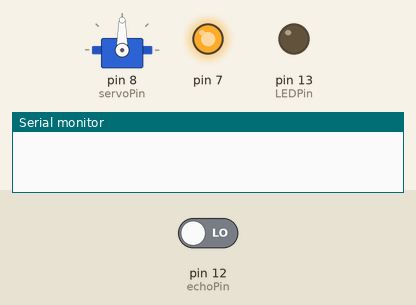
Recording of a sketch running on a simulated Arduino Uno, built with avr-gcc and run on an emulated ATmega328P. On the bench: servo, output pins drawn as LEDs (lit = HIGH), the last lines printed to the serial monitor. Inputs (shaded band) come from the test bench; at power-on: pin 12 (echoPin) LOW. Pins used as bus, display or sensor lines are not drawn.

Above: at 0.1 s.
At 4.13 s:
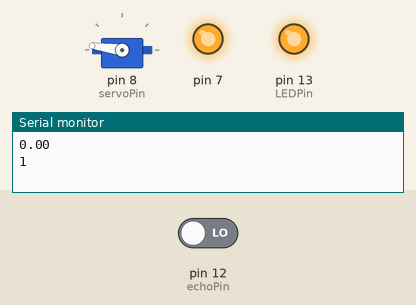
At 8.45 s:
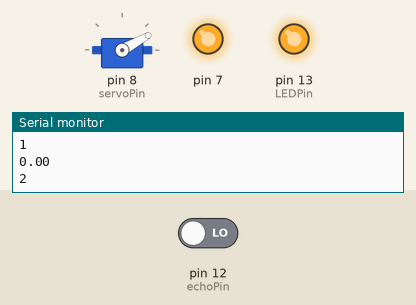
At 16.98 s:
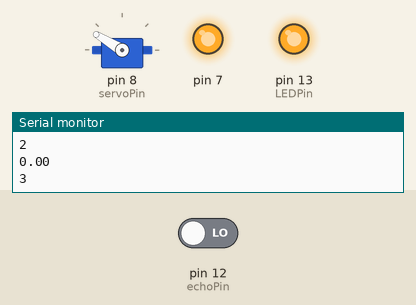
At 25.22 s:
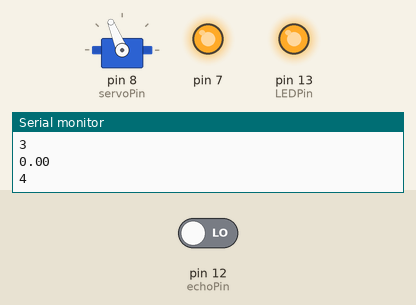
At 33.7 s:
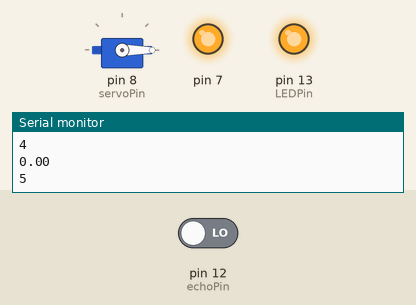
Timing chart, 0 to 40.0 s (numbered marks = the images above):
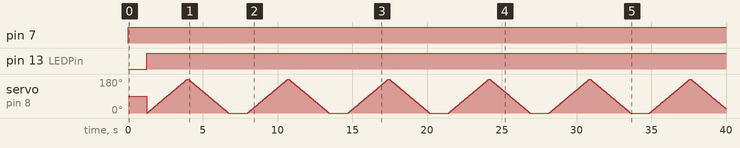

The sketch:

MotionDetectorCleanCode.ino
```cpp
const int trigPin = 11;
const int echoPin = 12;
const int LEDPin = 13;
const int servoPin = 8;
int lightCount = 0;
float duration, distance;

#include <Servo.h>
Servo myservo;
int pos = 0;

void setup(){
  pinMode(trigPin, OUTPUT);
  pinMode(echoPin, INPUT);
  pinMode(13, OUTPUT);
  pinMode(7, OUTPUT);
  myservo.attach(servoPin);
  Serial.begin(9600);
}

void loop(){
  digitalWrite(7, HIGH);
  digitalWrite(trigPin, LOW);
  delay(5);
  digitalWrite(trigPin, HIGH);
  delay(10);
  digitalWrite(trigPin, LOW);

  pinMode(echoPin, INPUT);

  duration = pulseIn(echoPin, HIGH);
  distance = (duration / 29.1) / 2;
  delay(250);

  if(distance < 5){
    digitalWrite(LEDPin, HIGH);
    lightCount ++;

    Serial.println(distance);
    Serial.println(lightCount);

    for (pos = 0; pos <= 180; pos += 1) {
      myservo.write(pos);
      delay(15);
    }

    for (pos = 180; pos >= 0; pos -= 1) {
      myservo.write(pos);
      delay(15);
      }
  }

  else{
    // Sweep the servo from 0 to 180 degrees and back
    digitalWrite(LEDPin, LOW);
  }
}
```

Measured:
- by itself, pin 7: LOW → HIGH at 0.00 s
- by itself, pin 13 (LEDPin): LOW → HIGH at 1.3 s
